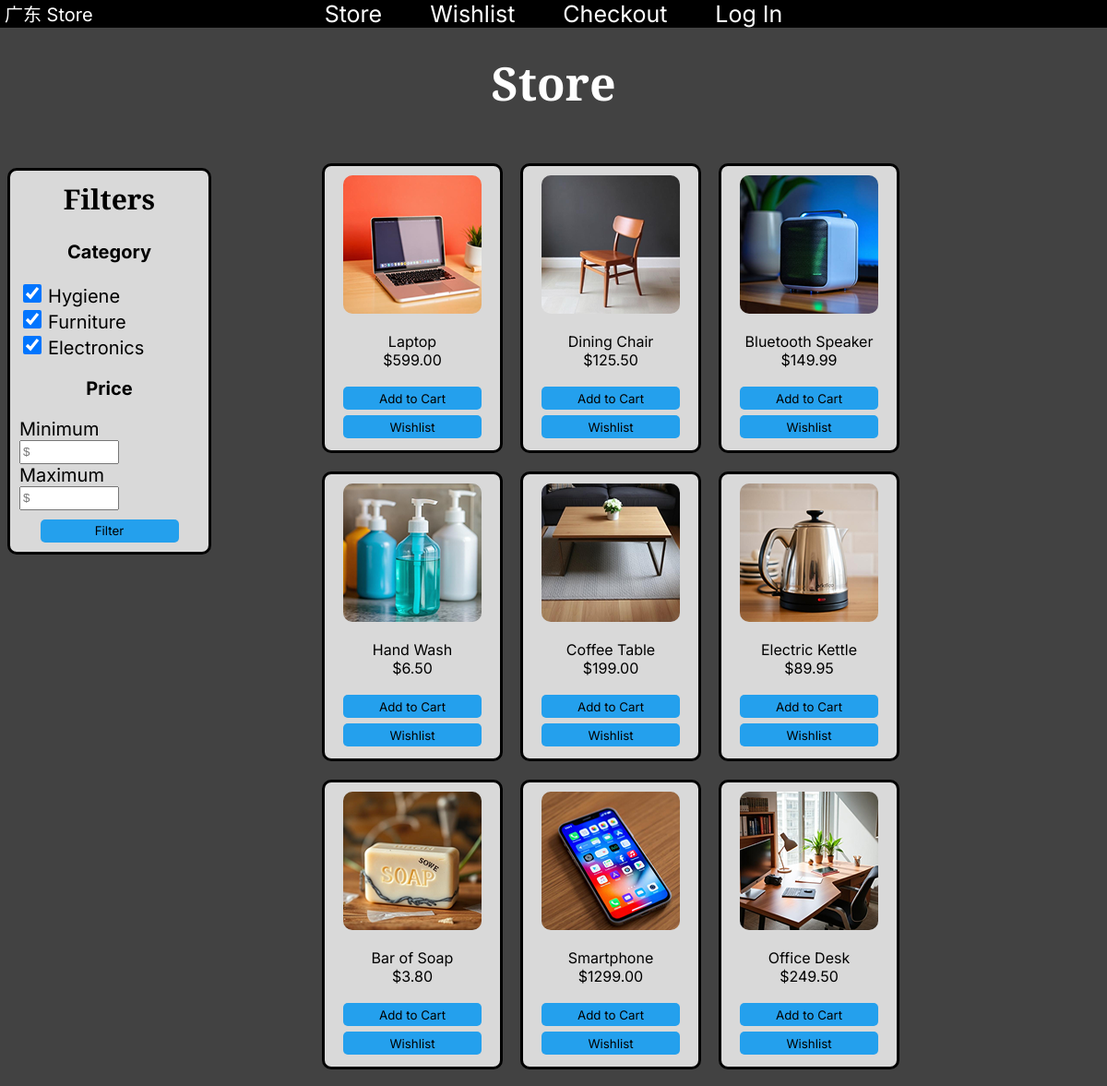
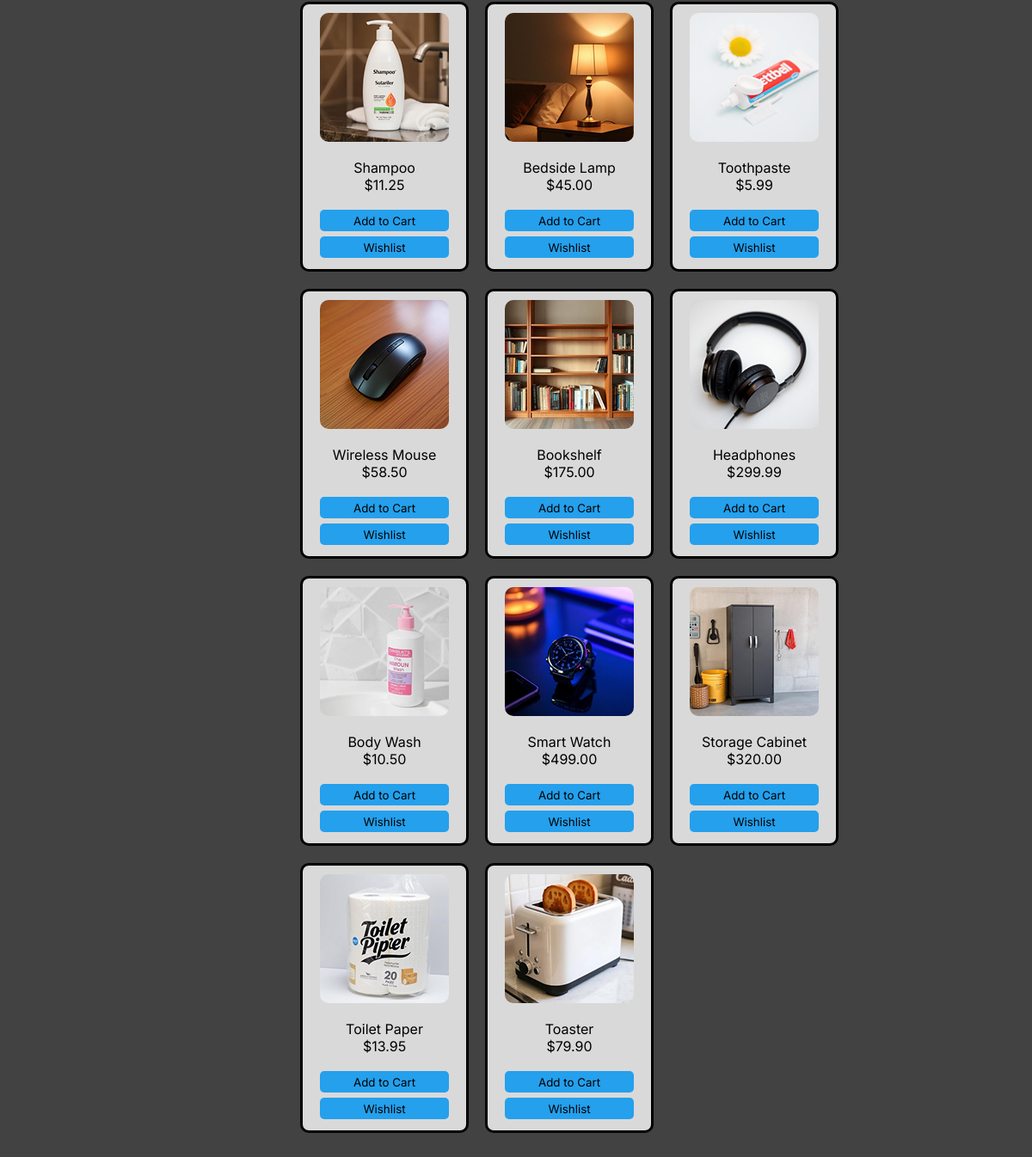
The page / on the database its author committed (2 pictures, top to bottom).
### tables this page shows
CREATE TABLE "products" (product_id INTEGER, category_id INTEGER, product TEXT, price DECIMAL, image TEXT, PRIMARY KEY (product_id), FOREIGN KEY (category_id) REFERENCES categories (category_id));

### main.py (the view)
@app.route('/')
def store():
    all_database_data = database()
    category_map = {row[0]: row[1] for row in all_database_data['categories']}
    selected_categories = request.args.getlist('category')
    min_price = request.args.get('minimum')
    max_price = request.args.get('maximum')
    if not request.args:
        selected_categories = list(category_map.values())
    filtered_products = []
    for product in all_database_data['products']:
        product_category_id = product[1]
        product_price = product[3]
        product_category_name = category_map.get(product_category_id)
        if product_category_name not in selected_categories:
            continue
        if min_price and product_price < float(min_price):
            continue
        if max_price and product_price > float(max_price):
            continue
        filtered_products.append(product)
    wishlist_items = []
    if 'user' in session:
        current_user = session.get('user')
        wishlist_items = [
            row[1] for row in all_database_data['wishlist']
            if row[0] == current_user
        ]
    return render_template(
        'store.html',
        filtered_products=filtered_products,
        wishlist_items=wishlist_items,
        selected_categories=selected_categories,
        min_price=min_price,
        max_price=max_price
    )

### main.py (called while the page is built)
def get_db():
    db = getattr(g, '_database', None)
    if db is None:
        db = g._database = sqlite3.connect(DATABASE)
    return db

@app.teardown_appcontext
def close_connection(exception):
    db = getattr(g, '_database', None)
    if db is not None:
        db.close()

def database():
    db = get_db()
    cursor = db.cursor()
    tables = ['products', 'customers', 'wishlist', 'categories', 'checkout', 'order_ids', 'order_items']
    all_database_data = {}
    for table in tables:
        cursor.execute(f"SELECT * FROM {table}")
        all_database_data[table] = cursor.fetchall()
    return all_database_data

### website/templates/store.html (shortened to what this page needs)
{% extends "layout.html" %}
{% block body %}
<h1>Store</h1>
<div class="flex-container">
    <div class="filters-card">
        <h2>Filters</h2>
        <form action="{{ url_for('store') }}">
            <h3>Category</h3>
                <input type="checkbox" id="category1" name="category" value="Hygiene" {% if not selected_categories or 'Hygiene' in selected_categories %}checked{% endif %}>
                <label for="category1">Hygiene</label><br>
                <input type="checkbox" id="category2" name="category" value="Furniture" {% if not selected_categories or 'Furniture' in selected_categories %}checked{% endif %}>
                <label for="category2">Furniture</label><br>
                <input type="checkbox" id="category3" name="category" value="Electronics" {% if not selected_categories or 'Electronics' in selected_categories %}checked{% endif %}>
                <label for="category3">Electronics</label><br>
            <h3>Price</h3>
                <label for="minimum">Minimum</label>
                <input type="number" id="minimum" name="minimum" placeholder="$" value="{{ min_price }}">
                <label for="number">Maximum</label>
                <input type="number" id="maximum" name="maximum" placeholder="$" value="{{ max_price }}">
            <button type="submit">Filter</button>
        </form>
    </div>
    <div class="product-grid">
    {% for product in filtered_products %}
        <div class="product-card">
            <img src="{{ product[4] }}" alt="{{ product[2] }}">
            <p>{{ product[2] }} <br> ${{ "%.2f" | format(product[3] | float) }}</p>
            <form action="{{ url_for('add_to_cart') }}" method="POST" style="display: inline;">
                <button type="submit">Add to Cart</button>
            </form>
            <br>
            <form action="{{ url_for('add_to_wishlist') }}" method="POST" style="display: inline;">
                {% if product[0] in wishlist_items %}
                    <button type="button" class="disabled" disabled>Wishlist</button>
                {% else %}
                    <button type="submit">Wishlist</button>
                {% endif %}
            </form>
        </div>
    {% endfor %}
    </div>
</div>
{% endblock %}

### website/templates/layout.html (shortened to what this page needs)
<!DOCTYPE html>
<html lang="en">
<head>
    <link rel="stylesheet" href="{{ url_for('static', filename='styles.css') }}">
</head>
<body>
    <nav>
        <header>广东 Store</header>
        <a href="{{ url_for('store') }}" class="navbar">Store</a>
        <a href="{{ url_for('wishlist') }}" class="navbar">Wishlist</a>
        <a href="{{ url_for('checkout') }}" class="navbar">Checkout</a>
        {% if session.get('user') %}
            <a href="{{ url_for('profile') }}" class="navbar">Profile</a>
        {% else %}
            <a href="{{ url_for('login') }}" class="navbar">Log In</a>
        {% endif %}
    </nav>
    {% block body %}
    {% endblock %}
</body>
</html>

### website/static/styles.css (style rules this page uses)
body { background-color: #424242; }
header { position: absolute; left: 5px; }
a.navbar { margin-left: 2vw; margin-right: 2vw; text-decoration: none; font-size: 25px; }
nav { background-color: black; margin: -8px; height: 30px; position: sticky; top: 0; }
header, a.navbar, h1, button.disabled, .page-404 h2 { color: white }
.product-card, .filters-card, .wishlist-card, .checkout-card, .order-summary-card, .orders-card, .details-card, .login-card, .signup-card { background-color: #D9D9D9; }
h1, h2 { font-family: 'Arvo'; }
header, h3, p, b, a, button, label { font-family: 'Inter'; }
nav, h1, h2, h3, .product-card, .wishlist-card, .checkout-card, .order-summary-card, .orders-card, .login-card, .signup-card, .page-404 { text-align: center; }
.filters-card, .wishlist-card-text, .details-card { text-align: left; }
header, h3, b, label, .order-summary-card p { font-size: 20px; }
h1 { font-size: 50px; }
h2 { font-size: 30px; margin-top: 0; }
img { width: 150px; border-radius: 10px; }
button { width: 150px; height: 25px; border-width: 0; border-radius: 5px; background-color: #24A0ED; margin: 3px 0; }
.product-card { width: 170px; border: 3px solid black; padding: 10px; border-radius: 10px; }
.filters-card { width: 250px; border: 3px solid black; padding: 10px; border-radius: 10px; margin-top: 25px; }
input[type="checkbox"] { width: 20px; height: 20px; }
#minimum, #maximum { width: 100px; height: 20px; }
.filters-card button { display: block; margin: auto; margin-top: 10px; }
.flex-container { display: flex; gap: 100px; justify-content: space-evenly; align-items: start; }
.product-grid { display: grid; grid-template-columns: repeat(auto-fill, minmax(170px, 195px)); gap: 20px; padding: 20px; flex-grow: 1; min-width: 0; max-width: 1150px; }

### rows shown on the page
products: image (picture), product "Laptop", price "599.00", shows "Wishlist"
products: image (picture), product "Dining Chair", price "125.50", shows "Wishlist"
products: image (picture), product "Bluetooth Speaker", price "149.99", shows "Wishlist"
products: image (picture), product "Hand Wash", price "6.50", shows "Wishlist"
products: image (picture), product "Coffee Table", price "199.00", shows "Wishlist"
products: image (picture), product "Electric Kettle", price "89.95", shows "Wishlist"
products: image (picture), product "Bar of Soap", price "3.80", shows "Wishlist"
products: image (picture), product "Smartphone", price "1299.00", shows "Wishlist"
products: image (picture), product "Office Desk", price "249.50", shows "Wishlist"
products: image (picture), product "Shampoo", price "11.25", shows "Wishlist"
products: image (picture), product "Bedside Lamp", price "45.00", shows "Wishlist"
products: image (picture), product "Toothpaste", price "5.99", shows "Wishlist"
products: image (picture), product "Wireless Mouse", price "58.50", shows "Wishlist"
products: image (picture), product "Bookshelf", price "175.00", shows "Wishlist"
products: image (picture), product "Headphones", price "299.99", shows "Wishlist"
products: image (picture), product "Body Wash", price "10.50", shows "Wishlist"
products: image (picture), product "Smart Watch", price "499.00", shows "Wishlist"
products: image (picture), product "Storage Cabinet", price "320.00", shows "Wishlist"
products: image (picture), product "Toilet Paper", price "13.95", shows "Wishlist"
products: image (picture), product "Toaster", price "79.90", shows "Wishlist"
